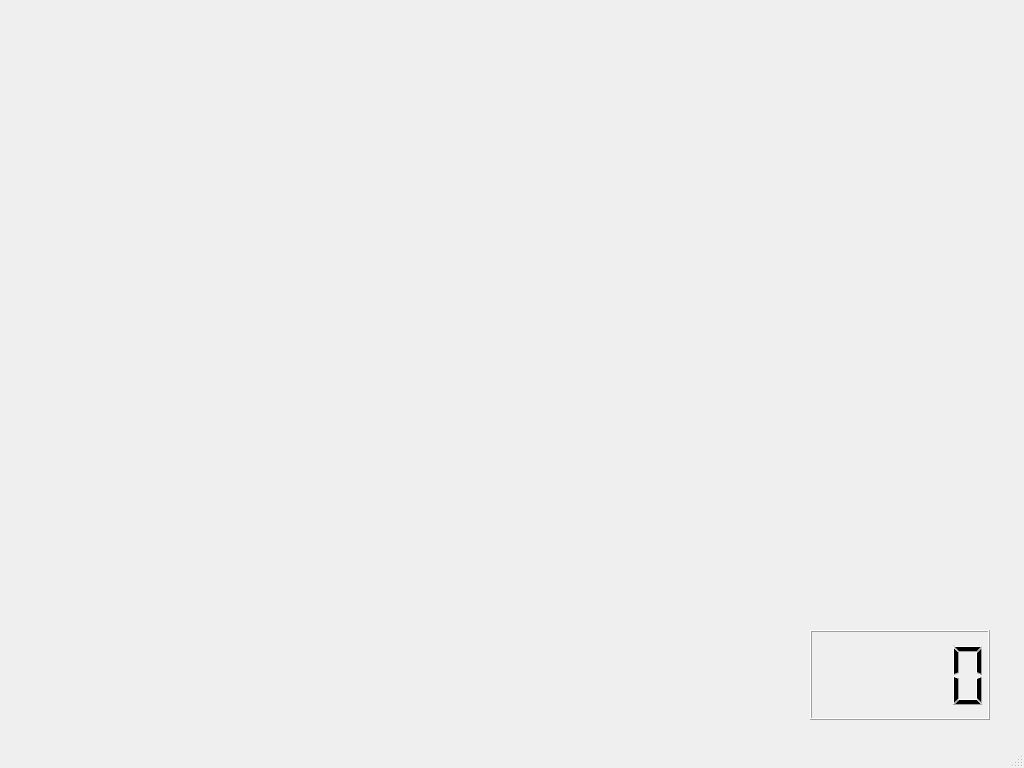
<?xml version="1.0" encoding="UTF-8"?>
<ui version="4.0">
 <class>TypeB</class>
 <widget class="QMainWindow" name="TypeB">
  <property name="geometry">
   <rect>
    <x>0</x>
    <y>0</y>
    <width>1024</width>
    <height>768</height>
   </rect>
  </property>
  <property name="windowTitle">
   <string>MainWindow</string>
  </property>
  <widget class="QWidget" name="centralwidget">
   <widget class="QLabel" name="label">
    <property name="geometry">
     <rect>
      <x>0</x>
      <y>0</y>
      <width>1024</width>
      <height>768</height>
     </rect>
    </property>
    <property name="maximumSize">
     <size>
      <width>1024</width>
      <height>768</height>
     </size>
    </property>
    <property name="text">
     <string/>
    </property>
    <property name="pixmap">
     <pixmap resource="resource.qrc">:/background/C:/Users/user/Desktop/使用/bg_p2.png</pixmap>
    </property>
   </widget>
   <widget class="QLabel" name="label_2">
    <property name="geometry">
     <rect>
      <x>0</x>
      <y>0</y>
      <width>1024</width>
      <height>592</height>
     </rect>
    </property>
    <property name="text">
     <string/>
    </property>
    <property name="pixmap">
     <pixmap resource="resource.qrc">:/background/C:/Users/user/Desktop/使用/gogosplash.png</pixmap>
    </property>
   </widget>
   <widget class="QLabel" name="label_3">
    <property name="geometry">
     <rect>
      <x>0</x>
      <y>20</y>
      <width>361</width>
      <height>281</height>
     </rect>
    </property>
    <property name="text">
     <string/>
    </property>
    <property name="pixmap">
     <pixmap resource="resource.qrc">:/background/C:/Users/user/Desktop/使用/playerchQQar_p2.png</pixmap>
    </property>
   </widget>
   <widget class="QLabel" name="label_4">
    <property name="geometry">
     <rect>
      <x>-10</x>
      <y>320</y>
      <width>351</width>
      <height>231</height>
     </rect>
    </property>
    <property name="text">
     <string/>
    </property>
    <property name="pixmap">
     <pixmap resource="resource.qrc">:/background/C:/Users/user/Desktop/使用/playercar_p1.png</pixmap>
    </property>
   </widget>
   <widget class="QLabel" name="label_5">
    <property name="geometry">
     <rect>
      <x>0</x>
      <y>480</y>
      <width>151</width>
      <height>111</height>
     </rect>
    </property>
    <property name="text">
     <string/>
    </property>
    <property name="pixmap">
     <pixmap resource="resource.qrc">:/background/C:/Users/user/Desktop/使用/bgk.png</pixmap>
    </property>
   </widget>
   <widget class="QLabel" name="label_6">
    <property name="geometry">
     <rect>
      <x>0</x>
      <y>240</y>
      <width>151</width>
      <height>111</height>
     </rect>
    </property>
    <property name="text">
     <string/>
    </property>
    <property name="pixmap">
     <pixmap resource="resource.qrc">:/background/C:/Users/user/Desktop/使用/mtaikoDD_p2.png</pixmap>
    </property>
   </widget>
   <widget class="QLabel" name="label_8">
    <property name="geometry">
     <rect>
      <x>0</x>
      <y>190</y>
      <width>1031</width>
      <height>401</height>
     </rect>
    </property>
    <property name="text">
     <string/>
    </property>
    <property name="pixmap">
     <pixmap resource="resource.qrc">:/background/C:/Users/user/Desktop/使用/sfieldbg_gogo.png</pixmap>
    </property>
   </widget>
   <widget class="QLCDNumber" name="lcdNumber">
    <property name="geometry">
     <rect>
      <x>810</x>
      <y>630</y>
      <width>180</width>
      <height>90</height>
     </rect>
    </property>
   </widget>
   <widget class="QLabel" name="label_7">
    <property name="geometry">
     <rect>
      <x>150</x>
      <y>480</y>
      <width>881</width>
      <height>111</height>
     </rect>
    </property>
    <property name="text">
     <string/>
    </property>
    <property name="pixmap">
     <pixmap resource="resource.qrc">:/background/C:/Users/user/Desktop/使用/hr_songtitle.png</pixmap>
    </property>
   </widget>
   <widget class="QLabel" name="label_10">
    <property name="geometry">
     <rect>
      <x>150</x>
      <y>240</y>
      <width>911</width>
      <height>111</height>
     </rect>
    </property>
    <property name="text">
     <string/>
    </property>
    <property name="pixmap">
     <pixmap resource="resource.qrc">:/background/C:/Users/user/Desktop/使用/hr_songtitle.png</pixmap>
    </property>
   </widget>
   <zorder>label</zorder>
   <zorder>label_8</zorder>
   <zorder>lcdNumber</zorder>
   <zorder>label_2</zorder>
   <zorder>label_4</zorder>
   <zorder>label_3</zorder>
   <zorder>label_5</zorder>
   <zorder>label_6</zorder>
   <zorder>label_7</zorder>
   <zorder>label_10</zorder>
  </widget>
  <widget class="QMenuBar" name="menubar">
   <property name="geometry">
    <rect>
     <x>0</x>
     <y>0</y>
     <width>1024</width>
     <height>22</height>
    </rect>
   </property>
  </widget>
  <widget class="QStatusBar" name="statusbar"/>
 </widget>
 <resources>
  <include location="resource.qrc"/>
 </resources>
 <connections/>
</ui>
